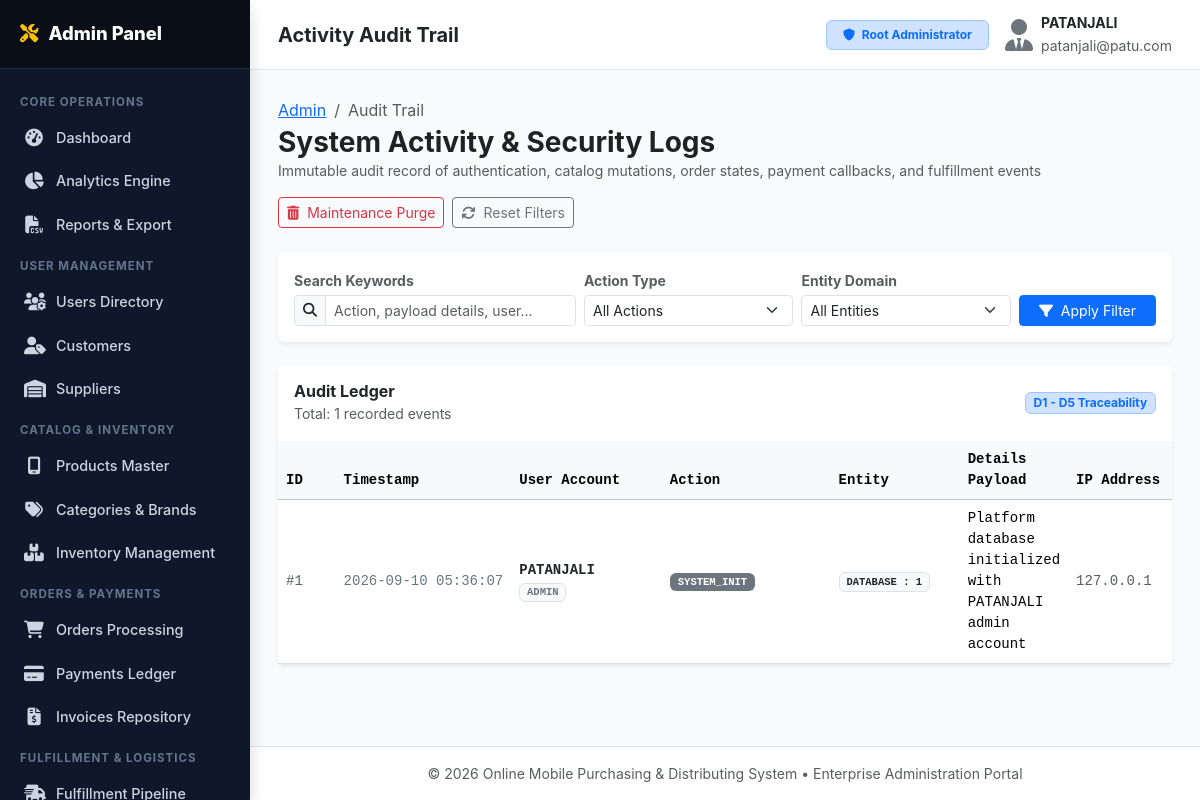
Screenshot of /admin/logs.php (signed in) with the database file from the repository.
### tables this page shows
CREATE TABLE `activity_logs` (
  `log_id` INT AUTO_INCREMENT PRIMARY KEY,
  `user_id` INT NULL,
  `action` VARCHAR(100) NOT NULL,
  `entity_type` VARCHAR(50) NULL,
  `entity_id` VARCHAR(50) NULL,
  `details` TEXT NULL,
  `ip_address` VARCHAR(50) NULL,
  `created_at` DATETIME DEFAULT CURRENT_TIMESTAMP,
  INDEX `idx_logs_user` (`user_id`),
  INDEX `idx_logs_action` (`action`),
  CONSTRAINT `fk_logs_user` FOREIGN KEY (`user_id`) REFERENCES `users` (`user_id`) ON DELETE SET NULL
);

CREATE TABLE `users` (
  `user_id` INT AUTO_INCREMENT PRIMARY KEY,
  `name` VARCHAR(100) NOT NULL,
  `email` VARCHAR(150) NOT NULL UNIQUE,
  `phone` VARCHAR(20) NOT NULL,
  `password_hash` VARCHAR(255) NOT NULL,
  `role` ENUM('ADMIN', 'CUSTOMER', 'SUPPLIER') NOT NULL DEFAULT 'CUSTOMER',
  `status` ENUM('ACTIVE', 'INACTIVE', 'SUSPENDED') NOT NULL DEFAULT 'ACTIVE',
  `address` TEXT NULL,
  `city` VARCHAR(100) NULL,
  `state` VARCHAR(100) NULL,
  `pincode` VARCHAR(20) NULL,
  `created_at` DATETIME DEFAULT CURRENT_TIMESTAMP,
  `updated_at` DATETIME DEFAULT CURRENT_TIMESTAMP ON UPDATE CURRENT_TIMESTAMP,
  `last_login` DATETIME NULL,
  INDEX `idx_users_role` (`role`),
  INDEX `idx_users_status` (`status`)
);

### includes/auth.php (called while the page is built, shortened)
<?php
function is_logged_in() {
    return !empty($_SESSION['user_id']) && !empty($_SESSION['user_role']);
}
function current_user() {
    return [
        'id'    => $_SESSION['user_id'],
        'name'  => $_SESSION['user_name'] ?? '',
        'email' => $_SESSION['user_email'] ?? '',
        'role'  => $_SESSION['user_role'] ?? '',
        'supplier_id' => $_SESSION['supplier_id'] ?? null
    ];
}

### admin/logs.php (the view, shortened to what this page needs)
<?php
$pageTitle = "Activity Audit Trail";
require_once dirname(__DIR__) . '/includes/auth.php';
$db = get_db_connection();
$search = trim($_GET['q'] ?? '');
$page = max(1, (int)($_GET['p'] ?? 1));
$limit = 25;
$offset = ($page - 1) * $limit;
$where = ["1=1"];
$params = [];
$whereSql = implode(" AND ", $where);
$countSql = "SELECT COUNT(*) FROM activity_logs l LEFT JOIN users u ON l.user_id = u.user_id WHERE {$whereSql}";
$cStmt = $db->prepare($countSql);
$cStmt->execute($params);
$totalRows = (int)$cStmt->fetchColumn();
$sql = "SELECT l.*, u.name as user_name, u.email as user_email, u.role as user_role
        FROM activity_logs l
        LEFT JOIN users u ON l.user_id = u.user_id
        WHERE {$whereSql}
        ORDER BY l.log_id DESC
        LIMIT {$limit} OFFSET {$offset}";
$stmt = $db->prepare($sql);
$stmt->execute($params);
$logs = $stmt->fetchAll(PDO::FETCH_ASSOC);
require_once __DIR__ . '/header.php';
?>
<div class="d-flex flex-wrap justify-content-between align-items-center mb-4 gap-3">
    <div>
        <nav aria-label="breadcrumb">
            <ol class="breadcrumb mb-1">
                <li class="breadcrumb-item"><a href="<?= BASE_URL ?>/admin/dashboard.php">Admin</a></li>
                <li class="breadcrumb-item active">Audit Trail</li>
            </ol>
        </nav>
        <h3 class="fw-bold mb-0">System Activity &amp; Security Logs</h3>
        <p class="text-muted small mb-0">
            Immutable audit record of authentication, catalog mutations, order states, payment callbacks, and fulfillment events
        </p>
    </div>
    <div class="d-flex gap-2">
        <button type="button" class="btn btn-outline-danger btn-sm" data-bs-toggle="modal" data-bs-target="#purgeModal">
            <i class="fa-solid fa-trash-can me-1"></i> Maintenance Purge
        </button>
        <a href="logs.php" class="btn btn-outline-secondary btn-sm">
            <i class="fa-solid fa-arrows-rotate me-1"></i> Reset Filters
        </a>
    </div>
</div>
<div class="card border-0 shadow-sm mb-4">
    <div class="card-body p-3">
        <form method="GET" action="logs.php" class="row g-2 align-items-end">
            <div class="col-md-4">
                <label class="form-label small fw-bold text-muted mb-1">Search Keywords</label>
                <div class="input-group input-group-sm">
                    <span class="input-group-text"><i class="fa-solid fa-magnifying-glass"></i></span>
                    <input type="text" name="q" class="form-control" placeholder="Action, payload details, user..." value="<?= htmlspecialchars($search) ?>">
                </div>
            </div>
            <div class="col-md-3">
                <label class="form-label small fw-bold text-muted mb-1">Action Type</label>
                <select name="action" class="form-select form-select-sm">
                    <option value="">All Actions</option>
                </select>
            </div>
            <div class="col-md-3">
                <label class="form-label small fw-bold text-muted mb-1">Entity Domain</label>
                <select name="entity" class="form-select form-select-sm">
                    <option value="">All Entities</option>
                </select>
            </div>
            <div class="col-md-2">
                <button type="submit" class="btn btn-primary btn-sm w-100">
                    <i class="fa-solid fa-filter me-1"></i> Apply Filter
                </button>
            </div>
        </form>
    </div>
</div>
<div class="card border-0 shadow-sm">
    <div class="card-header bg-white py-3 border-0 d-flex justify-content-between align-items-center">
        <div>
            <h6 class="fw-bold mb-0">Audit Ledger</h6>
            <small class="text-muted">Total: <?= number_format($totalRows) ?> recorded events</small>
        </div>
        <div class="d-flex gap-2">
            <span class="badge bg-primary-subtle text-primary border border-primary-subtle">D1 - D5 Traceability</span>
        </div>
    </div>
    <div class="card-body p-0">
        <div class="table-responsive">
            <table class="table table-hover align-middle mb-0 font-monospace small">
                <thead class="table-light font-sans-serif">
                    <tr>
                        <th style="width: 70px;">ID</th>
                        <th style="width: 160px;">Timestamp</th>
                        <th style="width: 180px;">User Account</th>
                        <th style="width: 220px;">Action</th>
                        <th style="width: 140px;">Entity</th>
                        <th>Details Payload</th>
                        <th style="width: 110px;">IP Address</th>
                    </tr>
                </thead>
                <tbody>
                    <?php if (empty($logs)): ?>
                        <tr>
                            <td colspan="7" class="text-center py-5 text-muted font-sans-serif">No activity logs found matching the filter criteria.</td>
                        </tr>
                    <?php else: ?>
                        <?php foreach ($logs as $log): ?>
                            <?php
                            $actionClass = 'bg-secondary';
                            $detailsDisplay = $log['details'];
                            ?>
                            <tr>
                                <td class="text-muted">#<?= $log['log_id'] ?></td>
                                <td class="text-nowrap text-secondary"><?= date('Y-m-d H:i:s', strtotime($log['created_at'])) ?></td>
                                <td class="font-sans-serif">
                                    <?php if ($log['user_id']): ?>
                                        <div class="fw-bold text-dark text-truncate" style="max-width: 160px;" title="<?= htmlspecialchars($log['user_name']) ?>">
                                            <?= htmlspecialchars($log['user_name'] ?? 'User #' . $log['user_id']) ?>
                                        </div>
                                        <small class="badge bg-light text-secondary border"><?= htmlspecialchars($log['user_role'] ?? 'USER') ?></small>
                                    <?php else: ?>
                                        <span class="badge bg-secondary-subtle text-secondary">SYSTEM / GUEST</span>
                                    <?php endif; ?>
                                </td>
                                <td>
                                    <span class="badge <?= $actionClass ?> px-2 py-1 text-wrap text-break">
                                        <?= htmlspecialchars($log['action']) ?>
                                    </span>
                                </td>
                                <td>
                                    <?php if ($log['entity_type']): ?>
                                        <span class="badge bg-light text-dark border">
                                            <?= htmlspecialchars($log['entity_type']) ?>
                                            <?php if ($log['entity_id']): ?>: <?= htmlspecialchars($log['entity_id']) ?><?php endif; ?>
                                        </span>
                                    <?php else: ?>
                                        <span class="text-muted">-</span>
                                    <?php endif; ?>
                                </td>
                                <td>
                                    <?php if (strlen($detailsDisplay) > 100): ?>
                                        <div class="text-truncate" style="max-width: 350px;" title="<?= htmlspecialchars($detailsDisplay) ?>">
                                            <?= htmlspecialchars($detailsDisplay) ?>
                                        </div>
                                        <a href="javascript:void(0)" class="small text-primary text-decoration-none font-sans-serif" onclick="alert(<?= htmlspecialchars(json_encode($detailsDisplay)) ?>)">
                                            View Full Payload
                                        </a>
                                    <?php else: ?>
                                        <?= htmlspecialchars($detailsDisplay ?: '-') ?>
                                    <?php endif; ?>
                                </td>
                                <td class="text-muted"><?= htmlspecialchars($log['ip_address'] ?? '-') ?></td>
                            </tr>
                        <?php endforeach; ?>
                    <?php endif; ?>
                </tbody>
            </table>
        </div>
    </div>
</div>
<?php require_once __DIR__ . '/footer.php'; ?>

### admin/header.php (shortened to what this page needs)
<?php
require_once dirname(__DIR__) . '/includes/auth.php';
$user = current_user();
$activePage = basename($_SERVER['PHP_SELF'], '.php');
?>
<!DOCTYPE html>
<html lang="en">
<head>
    <link href="https://cdn.jsdelivr.net/npm/bootstrap@5.3.3/dist/css/bootstrap.min.css" rel="stylesheet">
    <link rel="stylesheet" href="https://cdnjs.cloudflare.com/ajax/libs/font-awesome/6.5.1/css/all.min.css">
    <link rel="stylesheet" href="<?= BASE_URL ?>/assets/css/admin.css">
    <link rel="stylesheet" href="<?= BASE_URL ?>/assets/css/custom.css">
</head>
<body class="admin-body">
<aside class="admin-sidebar shadow">
    <a href="<?= BASE_URL ?>/admin/dashboard.php" class="admin-brand">
        <i class="fa-solid fa-screwdriver-wrench text-warning"></i>
        <span>Admin Panel</span>
    </a>
    <ul class="admin-nav">
        <li class="admin-nav-header">Core Operations</li>
        <li class="admin-nav-item">
            <a href="<?= BASE_URL ?>/admin/dashboard.php" class="admin-nav-link <?= $activePage === 'dashboard' ? 'active' : '' ?>">
                <i class="fa-solid fa-gauge-high"></i> <span>Dashboard</span>
            </a>
        </li>
        <li class="admin-nav-item">
            <a href="<?= BASE_URL ?>/admin/analytics.php" class="admin-nav-link <?= $activePage === 'analytics' ? 'active' : '' ?>">
                <i class="fa-solid fa-chart-pie"></i> <span>Analytics Engine</span>
            </a>
        </li>
        <li class="admin-nav-item">
            <a href="<?= BASE_URL ?>/admin/reports.php" class="admin-nav-link <?= $activePage === 'reports' ? 'active' : '' ?>">
                <i class="fa-solid fa-file-csv"></i> <span>Reports &amp; Export</span>
            </a>
        </li>
        <li class="admin-nav-header">User Management</li>
        <li class="admin-nav-item">
            <a href="<?= BASE_URL ?>/admin/users.php" class="admin-nav-link <?= $activePage === 'users' ? 'active' : '' ?>">
                <i class="fa-solid fa-users-gear"></i> <span>Users Directory</span>
            </a>
        </li>
        <li class="admin-nav-item">
            <a href="<?= BASE_URL ?>/admin/customers.php" class="admin-nav-link <?= $activePage === 'customers' ? 'active' : '' ?>">
                <i class="fa-solid fa-user-tag"></i> <span>Customers</span>
            </a>
        </li>
        <li class="admin-nav-item">
            <a href="<?= BASE_URL ?>/admin/suppliers.php" class="admin-nav-link <?= $activePage === 'suppliers' ? 'active' : '' ?>">
                <i class="fa-solid fa-warehouse"></i> <span>Suppliers</span>
            </a>
        </li>
        <li class="admin-nav-header">Catalog &amp; Inventory</li>
        <li class="admin-nav-item">
            <a href="<?= BASE_URL ?>/admin/products.php" class="admin-nav-link <?= $activePage === 'products' ? 'active' : '' ?>">
                <i class="fa-solid fa-mobile-screen"></i> <span>Products Master</span>
            </a>
        </li>
        <li class="admin-nav-item">
            <a href="<?= BASE_URL ?>/admin/categories.php" class="admin-nav-link <?= $activePage === 'categories' ? 'active' : '' ?>">
                <i class="fa-solid fa-tags"></i> <span>Categories &amp; Brands</span>
            </a>
        </li>
        <li class="admin-nav-item">
            <a href="<?= BASE_URL ?>/admin/inventory.php" class="admin-nav-link <?= $activePage === 'inventory' ? 'active' : '' ?>">
                <i class="fa-solid fa-boxes-stacked"></i> <span>Inventory Management</span>
            </a>
        </li>
        <li class="admin-nav-header">Orders &amp; Payments</li>
        <li class="admin-nav-item">
            <a href="<?= BASE_URL ?>/admin/orders.php" class="admin-nav-link <?= $activePage === 'orders' ? 'active' : '' ?>">
                <i class="fa-solid fa-cart-shopping"></i> <span>Orders Processing</span>
            </a>
        </li>
        <li class="admin-nav-item">
            <a href="<?= BASE_URL ?>/admin/payments.php" class="admin-nav-link <?= $activePage === 'payments' ? 'active' : '' ?>">
                <i class="fa-solid fa-credit-card"></i> <span>Payments Ledger</span>
            </a>
        </li>
        <li class="admin-nav-item">
            <a href="<?= BASE_URL ?>/admin/invoices.php" class="admin-nav-link <?= $activePage === 'invoices' ? 'active' : '' ?>">
                <i class="fa-solid fa-file-invoice-dollar"></i> <span>Invoices Repository</span>
            </a>
        </li>
        <li class="admin-nav-header">Fulfillment &amp; Logistics</li>
        <li class="admin-nav-item">
            <a href="<?= BASE_URL ?>/admin/fulfillment.php" class="admin-nav-link <?= $activePage === 'fulfillment' ? 'active' : '' ?>">
                <i class="fa-solid fa-truck-fast"></i> <span>Fulfillment Pipeline</span>
            </a>
        </li>
    </ul>
</aside>
<div class="admin-main">
    <header class="admin-topbar">
        <div class="d-flex align-items-center gap-3">
            <h5 class="fw-bold mb-0 text-dark"><?= htmlspecialchars($pageTitle ?? 'Administrator Panel') ?></h5>
        </div>
        <div class="d-flex align-items-center gap-3">
            <span class="badge bg-primary-subtle text-primary border border-primary-subtle px-3 py-2 fw-bold">
                <i class="fa-solid fa-shield me-1"></i> Root Administrator
            </span>
            <div class="d-flex align-items-center gap-2">
                <i class="fa-solid fa-user-tie fa-2x text-secondary"></i>
                <div class="d-none d-sm-block text-start">
                    <div class="fw-bold text-dark small mb-0"><?= htmlspecialchars($user['name']) ?></div>
                    <small class="text-muted"><?= htmlspecialchars($user['email']) ?></small>
                </div>
            </div>
        </div>
    </header>
    <main class="admin-content">

### rows the page displays
activity_logs: user.name "PATANJALI", user.email "patanjali@patu.com", log_id "1", created_at "2026-09-10 05:36:07", user.role "ADMIN", action "SYSTEM_INIT", entity_type "DATABASE", entity "1", details "Platform database initialized with PATANJALI admin account", ip_address "127.0.0.1"

### other values shown
$pageTitle "Activity Audit Trail"
$totalRows "1"
